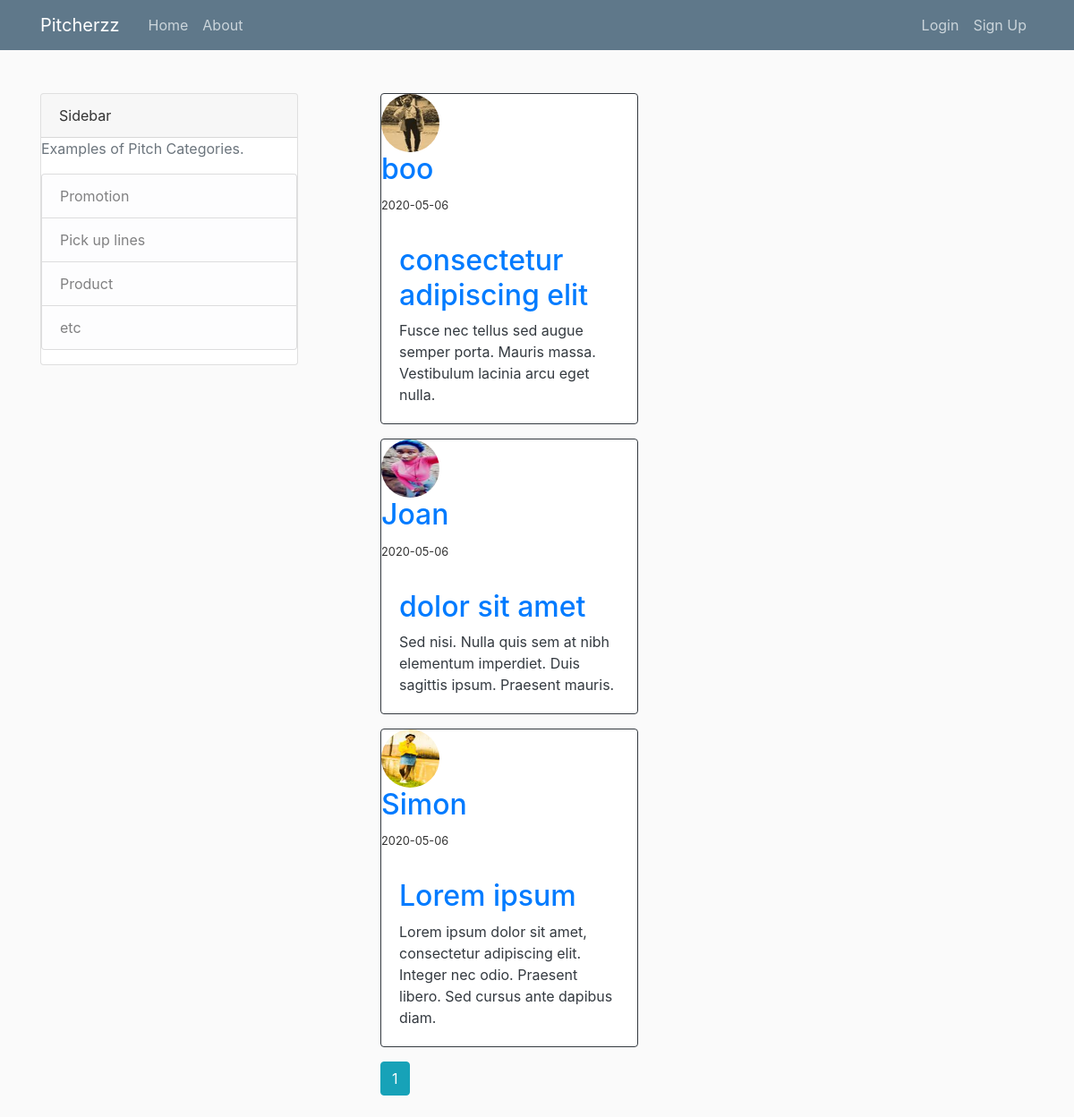
The page /home on the database its author committed.
### pitches/models.py (models this page shows, shortened)
class Pitch(db.Model):
    id = db.Column(db.Integer, primary_key=True)
    category = db.Column(db.String(100), nullable=False)
    date_posted = db.Column(db.DateTime, nullable=False, default=datetime.utcnow)
    content = db.Column(db.Text, nullable=False)
    user_id = db.Column(db.Integer, db.ForeignKey('user.id'), nullable=False)

class User(db.Model, UserMixin):
    id = db.Column(db.Integer, primary_key=True)
    username = db.Column(db.String(20), unique=True, nullable=False)
    email = db.Column(db.String(120), unique=True, nullable=False)
    image_file = db.Column(db.String(20), nullable=False, default='default.jpg')
    password = db.Column(db.String(60), nullable=False)
    pitches = db.relationship('Pitch', backref='author', lazy=True)

### pitches/main/routes.py (the view)
@main.route("/")
@main.route("/home")
def home():
    page = request.args.get('page', 1, type=int)
    pitches = Pitch.query.order_by(Pitch.date_posted.desc()).paginate(page=page, per_page=4)
    return render_template('home.html', pitches=pitches)

### pitches/templates/home.html
{% extends 'layout.html' %}
{% block content %}
    {% for pitch in pitches.items %}
        <div class="card border-dark mb-3" style="max-width: 18rem;">
          <div class="card-title">
            <img class="rounded-circle article-img" src="{{ url_for('static', filename='profile_pics/' + pitch.author.image_file) }}">
            <h2><a class="mr-2" href="{{ url_for('users.user_pitches', username=pitch.author.username) }}">{{ pitch.author.username }}</a></h2>
            <small>{{ pitch.date_posted.strftime('%Y-%m-%d') }}</small>
          </div>
          <div class="card-body text-dark">
            <h2><a href="{{ url_for('pitchess.pitch', pitch_id=pitch.id) }}">{{ pitch.category }}</a></h2>
            <p class="card-text">{{ pitch.content }}</p>
          </div>
      </div>
    {% endfor %}
    {% for page_num in pitches.iter_pages(left_edge=1, right_edge=1, left_current=1, right_current=2) %}
      {% if page_num %}
        {% if pitches.page == page_num %}
          <a class="btn btn-info mb-4" href="{{ url_for('main.home', page=page_num) }}">{{ page_num }}</a>
        {% else %}
          <a class="btn btn-outline-info mb-4" href="{{ url_for('main.home', page=page_num) }}">{{ page_num }}</a>
        {% endif %}
      {% else %}
        ...
      {% endif %}
    {% endfor %}
{% endblock content %}

### pitches/static/main.css (style rules this page uses)
body { background: #fafafa; color: #333333; margin-top: 5rem; }
h1, h2, h3, h4, h5, h6 { color: #444444; }
.article-img { height: 65px; width: 65px; margin-right: 16px; }

### rows shown on the page
Pitch: image_file (picture), author.username "boo", date_posted "2020-05-06", category "consectetur adipiscing elit", content "Fusce nec tellus sed augue semper porta. Mauris massa. Vestibulum lacinia arcu eget nulla."
Pitch: image_file (picture), author.username "Joan", date_posted "2020-05-06", category "dolor sit amet", content "Sed nisi. Nulla quis sem at nibh elementum imperdiet. Duis sagittis ipsum. Praesent mauris."
Pitch: image_file (picture), author.username "Simon", date_posted "2020-05-06", category "Lorem ipsum", content "Lorem ipsum dolor sit amet, consectetur adipiscing elit. Integer nec odio. Praesent libero. Sed cursus ante dapibus diam."

### other values the page prints
{{ page_num }} "1"
